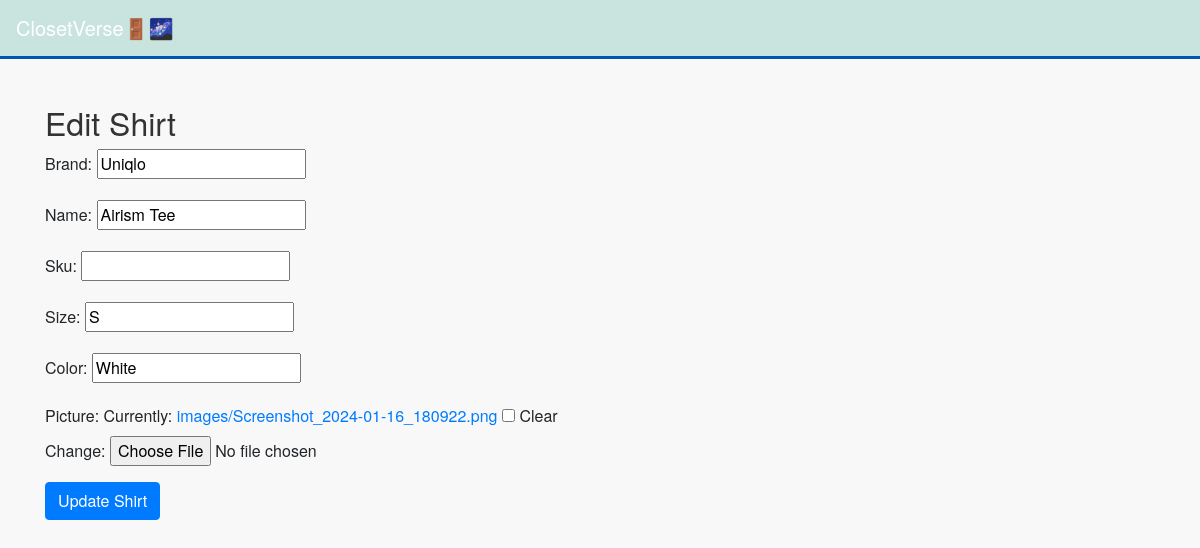
Screenshot of /shirts/edit/9/ with the database file from the repository.
### outfits/models.py (models this page shows, shortened)
class Shirt(models.Model):
    brand = models.CharField(max_length=100)
    name = models.CharField(max_length=100)
    sku = models.CharField(max_length=100, blank=True, null=True)  # optional
    size = models.CharField(max_length=10, blank=True, null=True)  # optional
    color = models.CharField(max_length=30, blank=True, null=True, db_index=True) # optional, index on shirt color
    picture = models.ImageField(upload_to='images/', blank=True, null=True) # optional

### outfits/views.py (the view)
# urls.py: path('shirts/edit/<int:pk>/', views.edit_shirt, name='edit_shirt'),
def edit_shirt(request, pk):
    shirt = get_object_or_404(Shirt, pk=pk)
    if request.method == 'POST':
        form = ShirtForm(request.POST, request.FILES, instance=shirt)
        if form.is_valid():
            form.save()
            return redirect('list_shirts')
    else:
        form = ShirtForm(instance=shirt)
    return render(request, 'add_edit_shirt.html', {'form': form, 'edit_mode': True, 'item_id': pk})

### outfits/forms.py
class ShirtForm(forms.ModelForm):
    class Meta:
        model = Shirt
        fields = ['brand', 'name', 'sku', 'size', 'color', 'picture']

### outfits/templates/add_edit_shirt.html (shortened to what this page needs)
{% extends 'base.html' %}
{% block content %}
    <h2>{% if edit_mode %}Edit Shirt{% else %}Add New Shirt{% endif %}</h2>
    <form method="post" enctype="multipart/form-data">
        {{ form.as_p }}
        <button type="submit" class="btn btn-primary">{% if edit_mode %}Update{% else %}Add{% endif %} Shirt</button>
    </form>
{% endblock %}

### outfits/static/style.css (style rules this page uses)
body { background-color: #f8f9fa; font-family: 'Helvetica Neue', Helvetica, Arial, sans-serif; }
h1, h2, h3, h4, h5, h6 { color: #333; }
.btn-primary { background-color: #007bff; border-color: #007bff; }

### rows the page displays
Shirt: brand "Uniqlo", name "Airism Tee", size "S", color "White"
